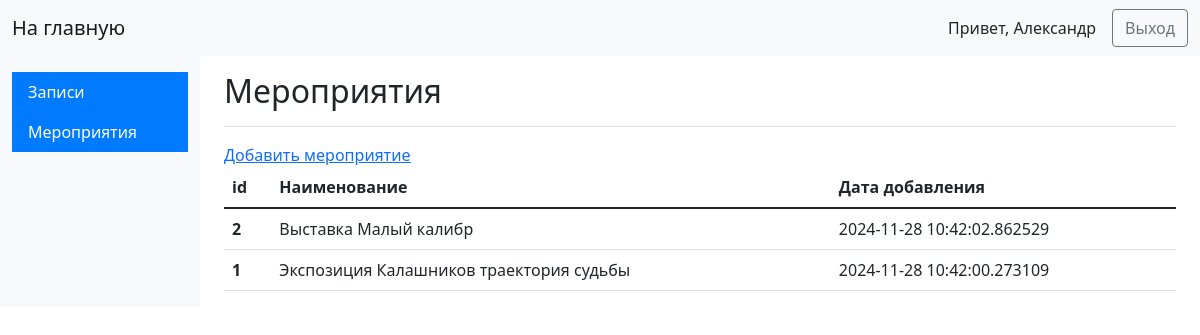
/admin/categories (signed in), run on an earlier commit of the app's database.
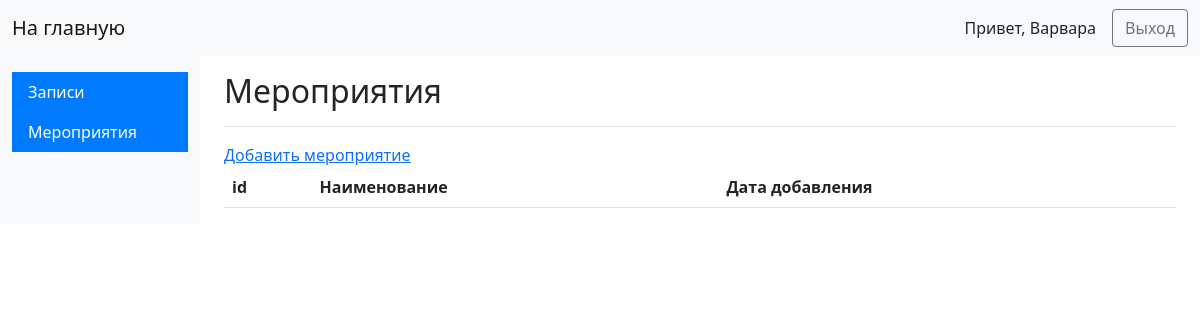
And on a later commit of the database.
### app.py (models this page shows, shortened)
class Admin(UserMixin, db.Model):
    __tablename__ = "admins"
    admin_id = db.Column(db.Integer(), primary_key=True)
    admin_name = db.Column(db.String(30), nullable=True)
    password_hash = db.Column(db.String(127))

class Category(db.Model):
    category_id = db.Column(db.Integer, primary_key=True)
    category_name = db.Column(db.String(60), nullable=False)
    created_on = db.Column(db.DateTime(), default=datetime.utcnow)

### app.py (the view)
@app.route('/admin/categories', methods=['GET'])
def categories():
    if 'username' not in session:
        return redirect('/admin')
    else:
        categories = Category.query.order_by(desc(Category.created_on)).all()
        autor = session['username']
        return render_template('categories.html',categories=categories, autor=autor)

### app.py (called while the page is built)
@login.user_loader
def load_user(id):
    return db.session.get(Admin, int(id))

### templates/categories.html
{% extends 'base_admin.html' %}
{% block content %}
        <main class="col-md-9 ms-sm-auto col-lg-10 px-md-4">
            <div class="d-flex justify-content-between flex-wrap flex-md-nowrap align-items-center pt-3 pb-2 mb-3 border-bottom">
                <h1 class="h2">Мероприятия</h1>
            </div>
            <a href="/admin/categories/add">Добавить мероприятие</a>
            <table class="table">
              <thead class="thead-dark">
                <tr>
                  <th scope="col">id</th>
                  <th scope="col">Наименование</th>
                  <th scope="col">Дата добавления</th>
                </tr>
              </thead>
              <tbody>
                {% for category in categories %}
                    <tr>
                      <th scope="row">{{ category.category_id }}</th>
                      <td>{{ category.category_name }}</td>
                      <td>{{ category.created_on }}</td>
                    </tr>
                {% endfor %}
              </tbody>
            </table>
{% endblock %}

### templates/base_admin.html (shortened to what this page needs)
<!DOCTYPE html>
<html lang="en">
<head>
    <link href="https://cdn.jsdelivr.net/npm/bootstrap@5.1.3/dist/css/bootstrap.min.css" rel="stylesheet">
</head>
<body>
<nav class="navbar navbar-expand-lg navbar-light bg-light">
    <div class="container-fluid">
        <a class="navbar-brand" href="/admin">На главную</a>
        <div class="d-flex align-items-center">
            <span class="me-3">Привет, {{ autor }}</span>
            <a class="btn btn-outline-secondary" href="/out" type="button">Выход</a>
        </div>
    </div>
</nav>
<div class="container-fluid">
    <div class="row">
        <nav id="sidebarMenu" class="col-md-3 col-lg-2 d-md-block bg-light sidebar collapse">
            <div class="position-sticky pt-3">
                <ul class="nav flex-column">
                    <li class="nav-item">
                        <a class="nav-link active" aria-current="page" href="/admin/goods">
                            Записи
                        </a>
                        <a class="nav-link active" aria-current="page" href="/admin/categories">
                            Мероприятия
                        </a>
                    </li>
                </ul>
            </div>
        </nav>
        {% block content %}
        {% endblock %}
        </main>
    </div>
</div>
</body>
</html>

What changed in the data, as far as the page shows it:
removed Category: category_id "2", category_name "Выставка Малый калибр", created_on "2024-11-28 10:42:02.862529"
removed Category: category_id "1", category_name "Экспозиция Калашников траектория судьбы", created_on "2024-11-28 10:42:00.273109"
changed Admin: admin_name "Александр" → "Варвара"
